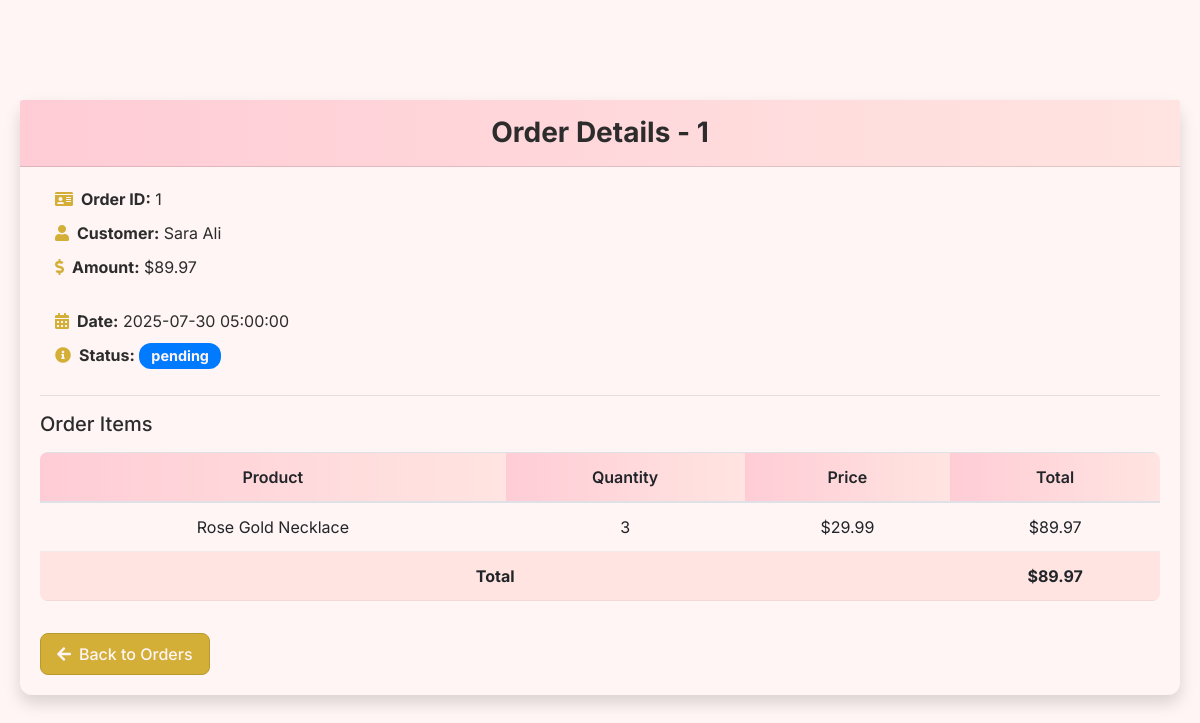
The page /view_order.php?order_id=1 (signed in) on the database its author committed.
### tables this page shows
CREATE TABLE `orders` (
  `id` int(11) NOT NULL,
  `order_id` varchar(50) NOT NULL,
  `customer_id` int(11) DEFAULT NULL,
  `total_amount` decimal(10,2) NOT NULL,
  `status` enum('pending','processing','shipped','cancelled','delivered') DEFAULT 'pending',
  `order_date` timestamp NOT NULL DEFAULT current_timestamp(),
  `updated_at` timestamp NOT NULL DEFAULT current_timestamp() ON UPDATE current_timestamp()
);

CREATE TABLE `customers` (
  `id` int(11) NOT NULL,
  `name` varchar(100) NOT NULL,
  `email` varchar(100) NOT NULL,
  `password` varchar(255) NOT NULL,
  `total_spending` decimal(10,2) DEFAULT 0.00,
  `status` enum('active','inactive') DEFAULT 'active',
  `created_at` timestamp NOT NULL DEFAULT current_timestamp(),
  `updated_at` timestamp NOT NULL DEFAULT current_timestamp() ON UPDATE current_timestamp(),
  `address` text DEFAULT NULL
);

CREATE TABLE `order_items` (
  `id` int(11) NOT NULL,
  `order_id` int(11) DEFAULT NULL,
  `product_id` int(11) DEFAULT NULL,
  `quantity` int(11) NOT NULL,
  `price` decimal(10,2) NOT NULL
);

CREATE TABLE `products` (
  `id` int(11) NOT NULL,
  `name` varchar(100) NOT NULL,
  `description` text DEFAULT NULL,
  `price` decimal(10,2) NOT NULL,
  `stock` int(11) NOT NULL,
  `image` varchar(255) DEFAULT NULL,
  `category_id` int(11) DEFAULT NULL,
  `status` enum('active','inactive') DEFAULT 'active',
  `created_at` timestamp NOT NULL DEFAULT current_timestamp(),
  `updated_at` timestamp NOT NULL DEFAULT current_timestamp() ON UPDATE current_timestamp()
);

### view_order.php (the view, shortened to what this page needs)
<?php
include 'db.php';
$order_id = $_GET['order_id'] ?? '';
$order = null;
$items = [];
$total_items = 0;
if (!empty($order_id)) {
    $stmt = $conn->prepare("SELECT o.order_id, c.name, o.total_amount, o.order_date, o.status FROM orders o JOIN customers c ON o.customer_id = c.id WHERE o.order_id = ? LIMIT 1");
    $stmt->bind_param("s", $order_id);
    $stmt->execute();
    $result = $stmt->get_result();
    $order = $result->fetch_assoc();
    if ($order) {
        $stmt = $conn->prepare("SELECT p.name AS product, oi.quantity, oi.price FROM order_items oi JOIN products p ON oi.product_id = p.id WHERE oi.order_id = ?");
        $stmt->bind_param("s", $order_id);
        $stmt->execute();
        $result = $stmt->get_result();
        while ($row = $result->fetch_assoc()) {
            $items[] = [
                'product' => htmlspecialchars($row['product']),
                'quantity' => (int)$row['quantity'],
                'price' => (float)$row['price']
            ];
            $total_items += $row['quantity'] * $row['price'];
        }
    } else {
        error_log("No order found for order_id: $order_id");
    }
} else {
    error_log("order_id is empty or not provided");
}
?>
<!DOCTYPE html>
<html lang="en">
<head>
    <link href="https://stackpath.bootstrapcdn.com/bootstrap/4.5.2/css/bootstrap.min.css" rel="stylesheet">
    <link href="https://cdnjs.cloudflare.com/ajax/libs/font-awesome/5.15.4/css/all.min.css" rel="stylesheet">
</head>
<body id="page-top">
    <div class="container-fluid">
        <div class="card shadow mb-4">
            <div class="card-header py-3">
                <h3 class="m-0 font-weight-bold">Order Details - <?php echo htmlspecialchars($order_id); ?></h3>
            </div>
            <div class="card-body">
                <?php if ($order): ?>
                    <div class="order-details">
                        <div class="col-md-6">
                            <p><i class="fas fa-id-card"></i><strong>Order ID:</strong> <?php echo htmlspecialchars($order['order_id']); ?></p>
                            <p><i class="fas fa-user"></i><strong>Customer:</strong> <?php echo htmlspecialchars($order['name']); ?></p>
                            <p><i class="fas fa-dollar-sign"></i><strong>Amount:</strong> $<?php echo number_format($order['total_amount'], 2); ?></p>
                        </div>
                        <div class="col-md-6">
                            <p><i class="fas fa-calendar-alt"></i><strong>Date:</strong> <?php echo htmlspecialchars($order['order_date']); ?></p>
                            <p><i class="fas fa-info-circle"></i><strong>Status:</strong>
                                <span class="badge badge-<?php echo $order['status'] == 'Shipped' ? 'shipped' : ($order['status'] == 'Pending' ? 'pending' : 'delivered'); ?>">
                                    <?php echo htmlspecialchars($order['status']); ?>
                                </span>
                            </p>
                        </div>
                    </div>
                    <hr>
                    <h5 class="mb-3">Order Items</h5>
                    <div class="table-responsive">
                        <table class="table table-striped">
                            <thead>
                                <tr>
                                    <th>Product</th>
                                    <th>Quantity</th>
                                    <th>Price</th>
                                    <th>Total</th>
                                </tr>
                            </thead>
                            <tbody>
                                <?php if (!empty($items)): ?>
                                    <?php foreach ($items as $item): ?>
                                        <tr>
                                            <td><?php echo $item['product']; ?></td>
                                            <td><?php echo $item['quantity']; ?></td>
                                            <td>$<?php echo number_format($item['price'], 2); ?></td>
                                            <td>$<?php echo number_format($item['quantity'] * $item['price'], 2); ?></td>
                                        </tr>
                                    <?php endforeach; ?>
                                    <tr>
                                        <td colspan="3"><strong>Total</strong></td>
                                        <td><strong>$<?php echo number_format($total_items, 2); ?></strong></td>
                                    </tr>
                                <?php else: ?>
                                    <tr>
                                        <td colspan="4" class="text-center">No items found for this order.</td>
                                    </tr>
                                <?php endif; ?>
                            </tbody>
                        </table>
                    </div>
                <?php else: ?>
                    <div class="alert" role="alert">
                        <i class="fas fa-exclamation-triangle"></i> Order not found. Please ensure the order ID '<?php echo htmlspecialchars($order_id); ?>' exists in the database and matches with a customer.
                    </div>
                <?php endif; ?>
                <a href="orders.php" class="btn btn-custom btn-back mt-3"><i class="fas fa-arrow-left mr-2"></i>Back to Orders</a>
            </div>
        </div>
    </div>
</body>
</html>

### view_order.php (style rules this page uses)
body { font-family: 'Inter', 'Lora', sans-serif; background-color: #FFF5F5; color: #2C2C2C; padding-top: 80px; }
.container-fluid { padding: 20px; max-width: 1200px; margin: 0 auto; }
.card { border: none; border-radius: 12px; background: #FFF5F5; box-shadow: 0 4px 20px rgba(0, 0, 0, 0.05); }
.card-header { background: linear-gradient(90deg, #FFCCD5, #FFE4E1); color: #2C2C2C; padding: 15px; border-radius: 12px 12px 0 0; font-weight: 600; text-align: center; }
.card-body { padding: 20px; }
.order-details { display: flex; flex-wrap: wrap; gap: 20px; }
.order-details p { margin: 0 0 10px; font-size: 1rem; }
.order-details i { margin-right: 8px; color: #D4AF37; }
.badge { padding: 6px 12px; border-radius: 12px; font-size: 0.9rem; }
.badge-delivered { background-color: #007BFF; color: #FFF5F5; }
.table { background: #FFF5F5; border-radius: 8px; overflow: hidden; }
.table th { background: linear-gradient(90deg, #FFCCD5, #FFE4E1); font-weight: 600; text-align: center; padding: 12px; }
.table td { background: #FFF5F5; text-align: center; padding: 12px; border-bottom: 1px solid rgba(0, 0, 0, 0.05); }
.table tr:nth-child(even) td { background: #FFE4E1; }
.btn-custom { padding: 8px 16px; border-radius: 8px; font-weight: 500; }
.btn-back { background: #D4AF37; color: #FFF5F5; border: 1px solid #B89B2E; }

### rows shown on the page
orders: order "1", customer.name "Sara Ali", total_amount "89.97", order_date "2025-07-30 05:00:00", status "pending"
order_items: product.name "Rose Gold Necklace", quantity "3", price "29.99", $item['quantity'] * $item['price'] "89.97"

### other values the page prints
$order_id "1"
$total_items "89.97"
